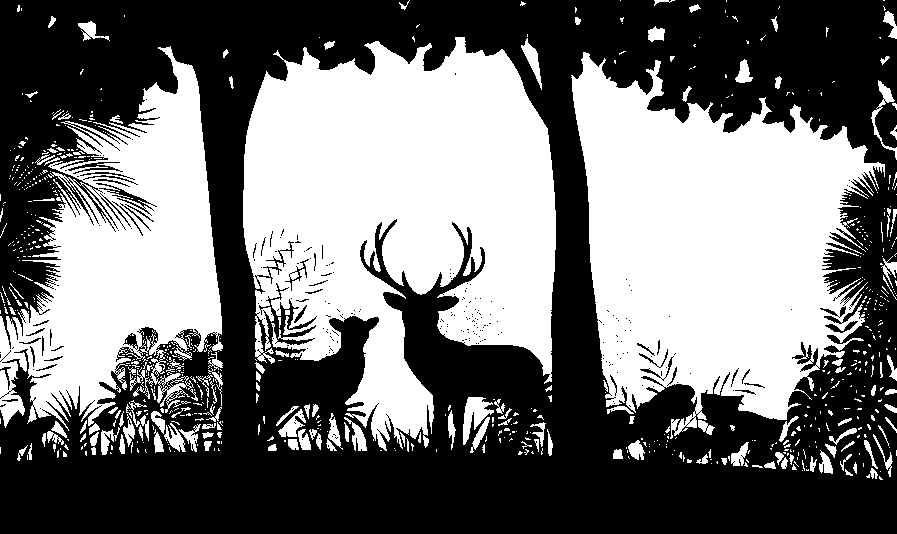
#> input picture Lab02/output.png, 897 x 534 px
$ python Q3.py
#> lines starting #> are read from the running program, lines starting #| are printed output that depends on the picture; after the words box and inside, x2 and y2 are one past the last pixel; in counts of white or black regions, pixels touching at a corner belong together
#> `image = cv2.imread('output.png', cv2.IMREAD_GRAYSCALE)`: image: shape (534, 897); 45.1% white; 735 white regions (582 under 20 px), largest, box (x1, y1, x2, y2) and area: (243, 37, 556, 451) 84452, (571, 52, 885, 439) 72959, (0, 46, 223, 431) 43661
import cv2
import numpy as np
import random

# Helper function to find the root of the label (for union-find algorithm)
def find_root(label, parent):
    if label == 0:
        return 0  # Background label (black)
    while parent[label] != label:
        label = parent[label]
    return label

# Helper function to union two labels (for union-find algorithm)
def union_labels(label1, label2, parent):
    if label1 == 0 or label2 == 0:
        return  # Background label (black)
    root1 = find_root(label1, parent)
    root2 = find_root(label2, parent)
    if root1 != root2:
        parent[root2] = root1

# Two Pass Algorithm for connected component labeling
def two_pass_labeling(binary_image):
    labels = np.zeros(binary_image.shape, dtype=int)  # initialize labels
    label = 1  # current label
    parent = {}  # parent dictionary for union-find algorithm

    # One pass to assign temporary labels
    for i in range(1, binary_image.shape[0]):  # skip the first row
        for j in range(1, binary_image.shape[1]):
            if binary_image[i, j] == 255:  # white pixel
                neighbors = []
                if binary_image[i - 1, j] == 255:  # upper neighbor
                    neighbors.append(labels[i - 1, j])
                if binary_image[i, j - 1] == 255:  # left neighbor
                    neighbors.append(labels[i, j - 1])

                if neighbors:
                    min_label = min(neighbors)
                    labels[i, j] = min_label
                    for neighbor_label in neighbors:
                        if neighbor_label != min_label:
                            union_labels(min_label, neighbor_label, parent)
                else:
                    labels[i, j] = label
                    parent[label] = label
                    label += 1
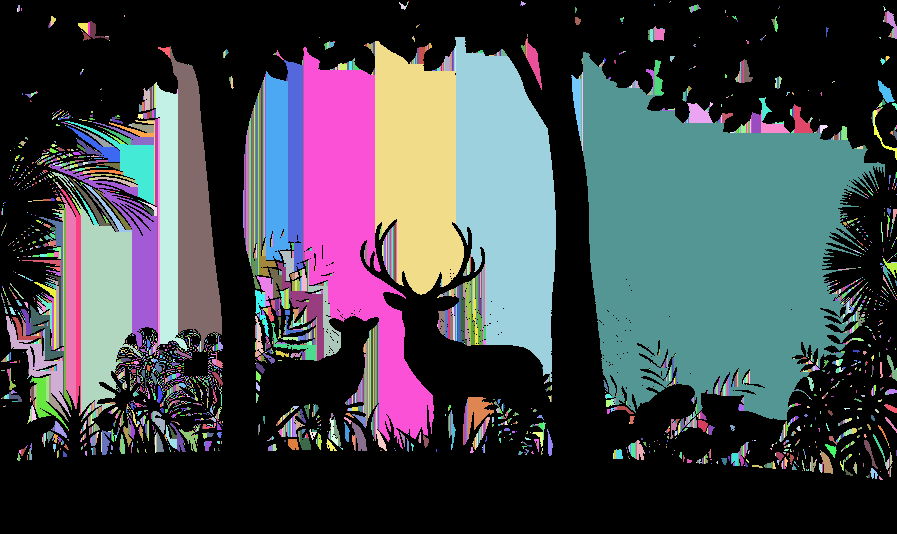
#> labels: shape (534, 897) int64; 3446 distinct labels, from 0 to 3445; one colour per label, 0 black

    # Two pass to resolve the final labels
    for i in range(labels.shape[0]):
        for j in range(labels.shape[1]):
            if labels[i, j] > 0:
                labels[i, j] = find_root(labels[i, j], parent)
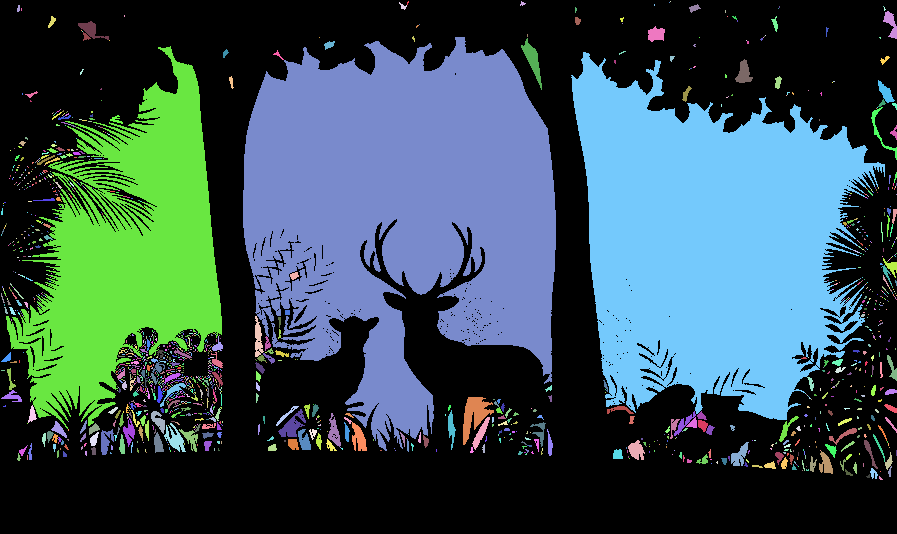
#> labels: shape (534, 897) int64; 1563 distinct labels, from 0 to 3445; one colour per label, 0 black

    return labels, label

# Read the image in grayscale
image = cv2.imread('output.png', cv2.IMREAD_GRAYSCALE)

# Use the two pass algorithm to find connected components
labels, num_labels = two_pass_labeling(image)

# Create an output image
output_image = np.zeros((labels.shape[0], labels.shape[1], 3), dtype=np.uint8)

# Generate random colors for the labels
colors = []
for i in range(1, num_labels):
    colors.append([random.randint(0, 255) for _ in range(3)])

# Color the connected components
for i in range(1, num_labels):
    output_image[labels == i] = colors[i - 1]
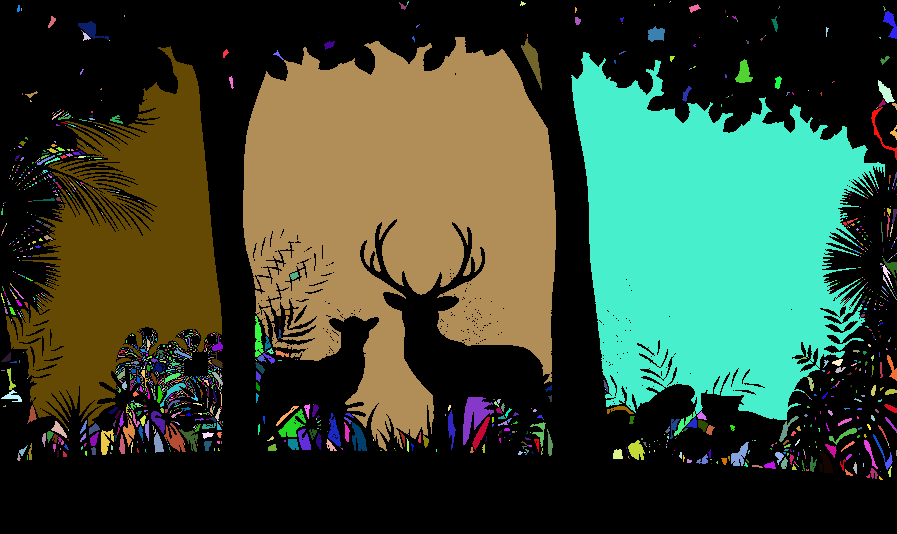
#> output_image: shape (534, 897, 3); mean of channels 0, 1, 2 51.3, 71.7, 54.8; drawn as B, G, R

# Display the output image
cv2.imshow('Two Pass Algorithm - Connected Components', output_image)
cv2.waitKey(0)
cv2.destroyAllWindows()
